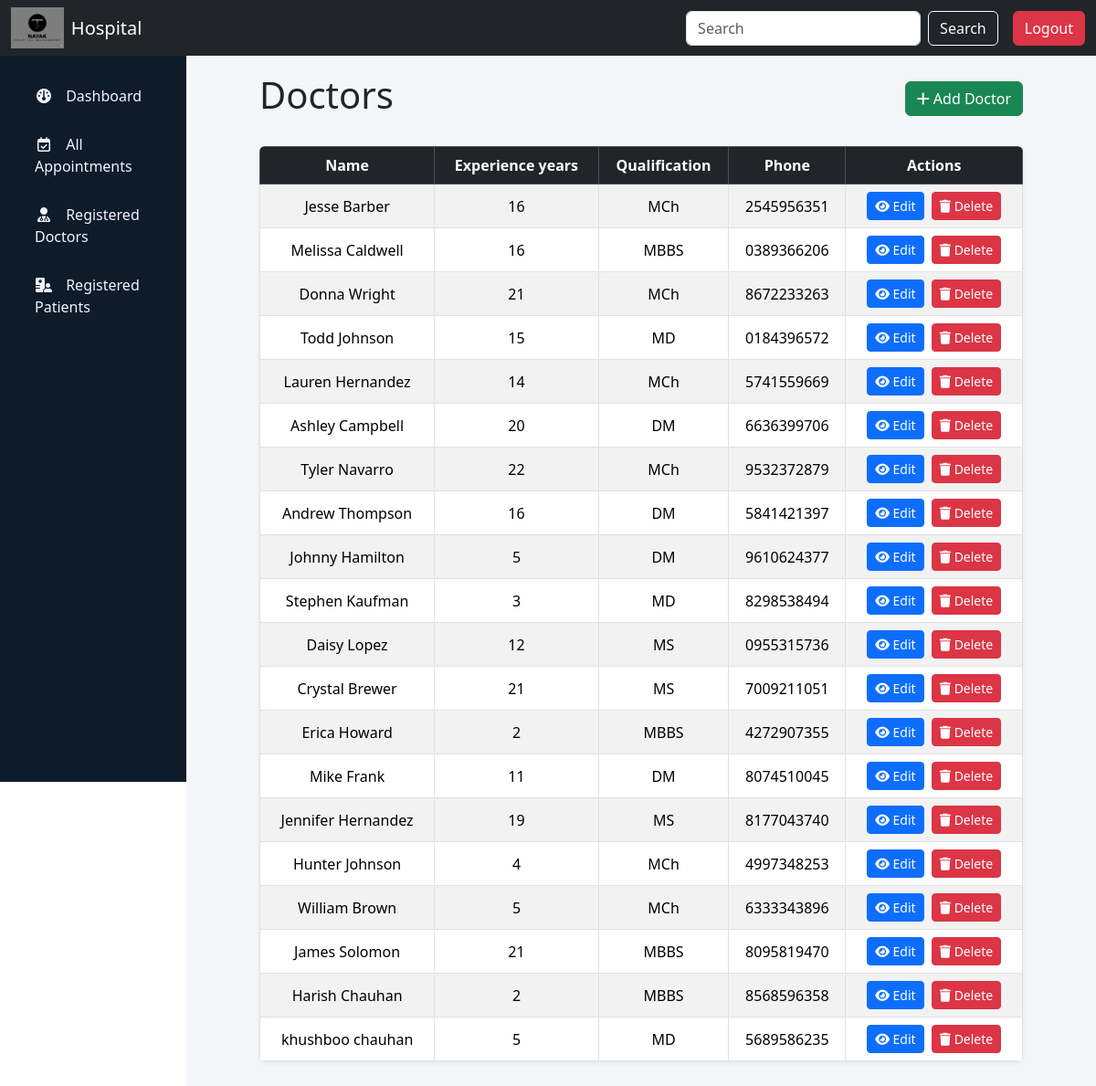
Before: /admin/doctors (signed in) with the older database file.
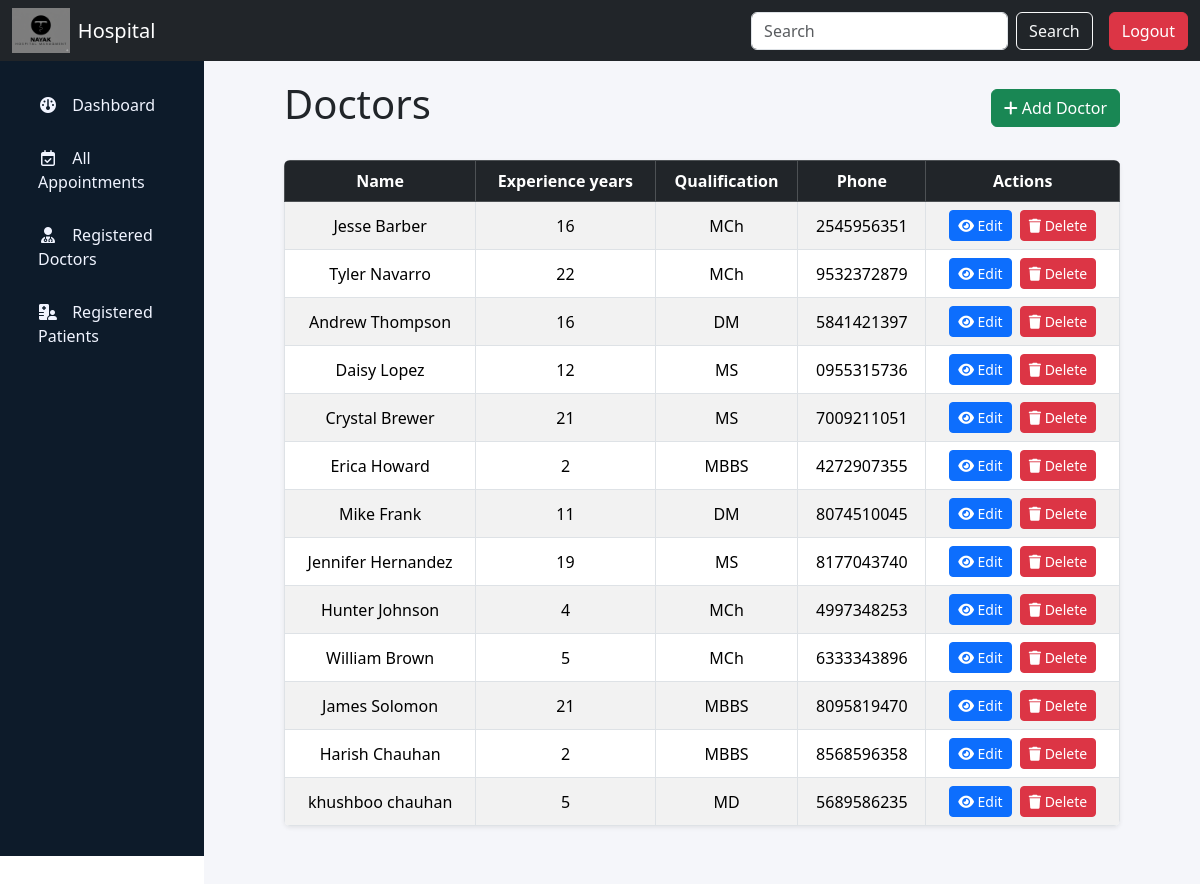
After: the same page with the newer database file.
### app.py (models this page shows, shortened)
class Doctors(db.Model):
    doctor_id = db.Column(db.Integer, primary_key=True)
    user_id = db.Column(db.Integer, db.ForeignKey('users.user_id'), nullable=False)
    department_id = db.Column(db.Integer, db.ForeignKey('departments.department_id'), nullable=False)
    qualification = db.Column(db.String(100), nullable=False)
    experience_years = db.Column(db.Integer, nullable=False)
    consultation_fee = db.Column(db.Float, nullable=False)
    bio = db.Column(db.String(500))
    appointments = db.relationship(
        'Appointments',
        backref='doctor',
        cascade="all, delete-orphan",
        passive_deletes=True
    )

class Users(db.Model):
    user_id = db.Column(db.Integer, primary_key=True)
    username = db.Column(db.String(100), nullable=False)
    email = db.Column(db.String(100), nullable=False, unique=True)
    password = db.Column(db.String(200), nullable=False)
    role = db.Column(db.String(100), nullable=False, default='patient')
    fname = db.Column(db.String(100))
    lname = db.Column(db.String(100))
    phone = db.Column(db.String(15))
    address = db.Column(db.String(100))
    is_active = db.Column(db.Boolean, nullable=False, default=True)
    date_created = db.Column(db.DateTime, default=datetime.utcnow)
    patient_profile = db.relationship('Patients', backref='user', lazy=True, uselist=False)
    doctor_profile = db.relationship('Doctors', backref='user', lazy=True, uselist=False)

### app.py (the view)
@app.route("/admin/doctors")
def admin_doctor():
    if session.get('role') != 'admin':
        return redirect(url_for('login'))
    doctors = Doctors.query.all()
    return render_template("admin_doctor.html", doctors=doctors)

### templates/admin_doctor.html (shortened to what this page needs)
{% extends "base_admin.html" %}
{% block content %}
<div class="d-flex justify-content-between align-items-center mb-4">
    <h1>Doctors</h1>
    <a href="{{ url_for('admin_add_doctor')}}" class="btn btn-success">
        <i class="fa-solid fa-plus"></i> Add Doctor
    </a>
</div>
<div class="table-responsive shadow-sm rounded">
    <table class="table table-striped table-hover table-bordered align-middle text-center mb-0">
        <thead class="table-dark">
            <tr>
                <th>Name</th>
                <th>Experience years</th>
                <th>Qualification</th>
                <th>Phone</th>
                <th>Actions</th>
            </tr>
        </thead>
        <tbody>
            {% for doctor in doctors %}
            <tr>
                <td>{{ doctor.user.fname }} {{ doctor.user.lname }}</td>
                <td>{{ doctor.experience_years }}</td>
                <td>{{ doctor.qualification }}</td>
                <td>{{ doctor.user.phone }}</td>
                <td>
                    <a href="#" class="btn btn-sm btn-primary me-1">
                        <i class="fa-solid fa-eye"></i> Edit
                    </a>
                    <form action="{{ url_for('delete_doctor', doctor_id=doctor.doctor_id) }}" method="POST" style="display:inline-block;">
                            <button type="submit" class="btn btn-sm btn-danger" onclick="return confirm('Are you sure you want to delete this doctor?');">
                                <i class="fa-solid fa-trash"></i> Delete
                            </button>
                    </form>
                </td>
            </tr>
            {% endfor %}
        </tbody>
    </table>
</div>
{% endblock %}

### templates/base_admin.html (shortened to what this page needs)
<!DOCTYPE html>
<html lang="en">
<head>
    <link rel="stylesheet" href="/static/css/style.css">
    <link href="https://cdn.jsdelivr.net/npm/bootstrap@5.3.8/dist/css/bootstrap.min.css" rel="stylesheet">
    <link rel="stylesheet" href="https://cdnjs.cloudflare.com/ajax/libs/font-awesome/6.4.0/css/all.min.css">
</head>
<body>
    <div id="PBnav">
        <nav class="navbar navbar-expand-lg navbar-dark bg-dark fixed-top">
        <div class="container-fluid">
            <div class="d-flex align-items-center">
            <img src="/static/images/Logo.png" alt="Logo" height="45" class="me-2">
            <a class="navbar-brand mb-0 h1 text-white" href="#">Hospital</a>
            </div>
            <div class="collapse navbar-collapse justify-content-end" id="navbarSupportedContent">
            <form class="d-flex me-3" role="search">
                <input class="form-control me-2" type="search" placeholder="Search" aria-label="Search">
                <button class="btn btn-outline-light" type="submit">Search</button>
            </form>
            <a href="/logout" class="btn btn-danger">Logout</a>
            </div>
        </div>
        </nav>
    </div>
    <div id="PBmain">
        <div id="PBleft">
            <div id="PBleftlink">
                <a href="{{ url_for('admin_dashboard') }}" class="sidebar-link "><i class="fa-solid fa-gauge"></i> Dashboard</a>
                <a href="{{url_for('admin_appointment')}}" class="sidebar-link"><i class="fa-regular fa-calendar-check"></i> All Appointments</a>
                <a href="{{ url_for('admin_doctor') }}" class="sidebar-link"><i class="fa-solid fa-user-doctor"></i> Registered Doctors</a>
                <a href="{{ url_for('admin_patient') }}" class="sidebar-link"><i class="fa-solid fa-hospital-user"></i> Registered Patients</a>
            </div>
        </div>
        <div id="PBright">
            {%block content%} {%endblock%}
        </div>
    </div>
</body>
</html>

### static/css/style.css (style rules this page uses)
html, body { overflow-x: hidden; width: 100%; }
body { margin: 0; padding: 0; }
#PBleft { background-color:#0d1b2a; height: 100vh; width: 17%; position: fixed; top: 56px; left: 0; color: #f1f1f1; padding: 20px; }
#PBright { background-color: #f4f6f8; margin-left: 17%; padding: 80px; background-color: #f5f6fa; min-height: calc(100vh - 70px); overflow-y: auto; }
body { margin-top: 70px; }
#PBleftlink a { display: block; color: #f0f4ff; text-decoration: none; padding: 12px 18px; margin: 5px 0; border-radius: 8px; font-weight: 500; transition: all 0.3s ease; }
#PBleftlink a i { margin-right: 10px; width: 20px; text-align: center; }
body { background: #f2f8ff; }

Changed rows visible on the page:
removed Doctors: user.fname "Melissa", user.lname "Caldwell", experience_years "16", qualification "MBBS", user.phone "0389366206"
removed Doctors: user.fname "Donna", user.lname "Wright", experience_years "21", qualification "MCh", user.phone "8672233263"
removed Doctors: user.fname "Todd", user.lname "Johnson", experience_years "15", qualification "MD", user.phone "0184396572"
removed Doctors: user.fname "Lauren", user.lname "Hernandez", experience_years "14", qualification "MCh", user.phone "5741559669"
removed Doctors: user.fname "Ashley", user.lname "Campbell", experience_years "20", qualification "DM", user.phone "6636399706"
removed Doctors: user.fname "Johnny", user.lname "Hamilton", experience_years "5", qualification "DM", user.phone "9610624377"
removed Doctors: user.fname "Stephen", user.lname "Kaufman", experience_years "3", qualification "MD", user.phone "8298538494"
